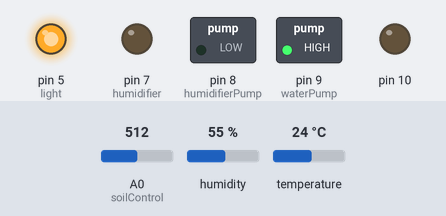
Simulated run of this sketch. Board: Arduino Uno, built with avr-gcc and run on an emulated ATmega328P. Parts: switched loads named in the sketch (green lamp = pin HIGH), output pins drawn as LEDs (lit = HIGH). Inputs (shaded band) come from the test bench; at power-on: A0 (soilControl) = 512, humidity 55 %, temperature 24 °C. Storage starts empty.

Above: at 15.0 s.
Timing chart, 0 to 34.5 s (numbered marks = the images above):
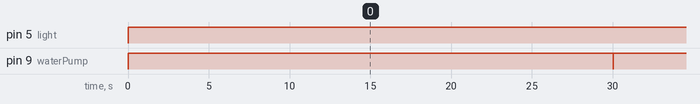

Measured:
- by itself, pin 5 (light): LOW → HIGH at 0.03 s
- by itself, pin 9 (waterPump): alternates HIGH for 30.0 s and LOW for 0.02 s

The sketch:

GreenhouseV0.7.ino
```cpp
#include <TimeLib.h>

#include <SPI.h>
#include <SD.h>
#include "DHT.h"
#include <Wire.h>

const int chipSelect = 4;

#define light 5          // значение пина подсветки
#define waterPump 9      // значение пина поливочного насоса
#define humidifierPump 8 // значение пина насоса подачи воды в увлажнитель воздуха
#define humidifier 7     // значение пина увлажнителя воздуха
// #define ventilation  6 // значение пина кулера вентиляции теплицы

Sd2Card card;
SdVolume volume;
SdFile root;

// #define waterAlert  3 //значение пина сигнализации отсутствия воды в основном баке воды(отключено до приобретения емкостного датчика жидкости)

#define DHTPIN 2          // номер пина, к которому подключен датчик температуры и влажности
#define DHTTYPE DHT22     // выбор типа датчика темп. и влажн.
DHT dht(DHTPIN, DHTTYPE); // создаём объект для работы с датчиком и передаём ему номер пина

#define soilControl A0 // значение пина контроля влажности почвы
// #define TankWaterControl  A1 // контроль уровня воды в основном резервуаре воды (отключено до приобретения емкостного датчика жидкости)
// #define humidifierWaterControl  A2 // контроль уровня воды в резервуаре увлажнителя (отключено до приобретения емкостного датчика жидкости)

// const int ventilationTime = 20;
boolean state = false;

int soilHumidity;

const int dawnHour = 0;    // Час начала светового дня
const int dawnMinute = 0;  // Минута начала светового дня
const int duskHour = 0;    // Час начала световой ночи
const int duskMinute = 10; // Минута начала световой ночи

const int lowAirHumidity = 50;     // нижний порог влажности(сухо)
const int humidifierWorkTime = 30; // время работы увлажнителя воздуха в секундах
const int humidifierPumpTime = 4;  // время работы насоса резервуара увлажнителя в секундах
const int soilHumidityLevel = 135; // значение влажности почвы, при которой включится автополив
const int soilPumpTime = 30;       // время работы насоса полива почвы в секундах

unsigned long startTimeHumidifier = 0; // Переменная для хранения времени старта
bool isHumidifierOn = false;           // Переменная для хранения состояния увлажнителя

unsigned long startTimeSoilPump = 0; // Переменная для хранения времени старта
bool isSoilPumpOn = false;           // Переменная для хранения состояния автополива

unsigned long startTimeHumidifierPump = 0; // Переменная для хранения времени старта
bool isHumidifierPumpOn = false;           // Переменная для хранения состояния увлажнителя

// Переменная для хранения текущего времени суток
boolean isDay = false;

void setup()
{

    // Serial.begin(9600);
    SD.begin(chipSelect);
    dht.begin(); // запуск DHT22

    pinMode(light, OUTPUT);          // инициализация пина света
    pinMode(waterPump, OUTPUT);      // инициализация пина водяного насоса
    pinMode(humidifierPump, OUTPUT); // инициализация пина насоса увлажнителя
    pinMode(humidifier, OUTPUT);     // инициализация пина увлажнителя
    pinMode(SS, OUTPUT);             // инициализация пина модуля SD карты
    // pinMode(ventilation, OUTPUT); //инициализация пина модуля вентиляции(убрано до приобретения сервоприводов заслонок под отверстия для вентиляции и кулеров)
    // pinMode(humidifierWaterControl, INPUT); //инициализация пина контроля уровня воды в увлажнителе
    // pinMode(TankWaterControl, INPUT); //инициализация пина контроля уровня воды в основном баке (отключено до приобретения емкостного датчика жидкости)
    pinMode(soilControl, INPUT); // инициализация пина определения влажности почвы
}

void loop()
{

    int currentHour = hour();
    int currentMinute = minute();

    // Serial.println("Loop at " + String(currentHour) + ":" + String(currentMinute));

    int currentMinutes = currentHour * 60 + currentMinute;

    int h = dht.readHumidity(); // получение значения влажности воздуха
    int t = dht.readTemperature();

    ThatTurnsMeOn(currentMinute);
    CheckSoilHumidity(currentHour, currentMinute);
    CheckHumidity(h, currentHour, currentMinute);

    // delay(60000);
}

void ThatTurnsMeOn(int currentMinute)
{
    int downMinutes = dawnHour * 60 + dawnMinute;
    int duskMinutes = duskHour * 60 + duskMinute;
    bool isDayCycle = (currentMinute >= downMinutes) && (currentMinute <= duskMinutes);
    bool isChanged = isDayCycle != isDay;
    isDay = isDayCycle;

    if (isChanged)
    {

        if (isDayCycle)
        {

            digitalWrite(light, HIGH); // Включаем освещение
        }
        else
        {
            // Световая ночь

            //{ // функция вентиляции вырезана до момента добавления кулеров
            digitalWrite(light, LOW);
            // digitalWrite(ventilation, HIGH);
            // delay(20000);
            // digitalWrite(ventilation, LOW);
            // isDay = false;
            // Serial.println("Day ends at " + String(currentHour) + ":" + String(currentMinute));
        }
    }
}

void SaveToSD(String dataString)
{
    File dataFile = SD.open("datalog.txt", FILE_WRITE);
    // если файл лога SD карты доступен, в него будут записываться данные с датчиков:
    if (dataFile)
    {
        dataFile.println(dataString);
        dataFile.close();
    }
}

void CheckSoilHumidity(int &currentHour, int &currentMinute)
{
    soilHumidity = map(analogRead(soilControl), 0, 255, 0, 99);

    if (soilHumidity >= soilHumidityLevel)
    {
        digitalWrite(waterPump, HIGH);
        delay(soilPumpTime * 1000);
        digitalWrite(waterPump, LOW);
    }

    else
    {
        digitalWrite(waterPump, LOW);
    }

    String soilHumidityLog = "Time from mc startup: " + String(currentHour) + ":" + String(currentMinute) + "Soil humidity:" + String(soilHumidity) + " Soil pump activated";
    // Serial.println(dataString);
    SaveToSD(soilHumidityLog);
}

void CheckHumidity(int &h, int &currentHour, int &currentMinute)
{
    h = dht.readHumidity();
    if (h < lowAirHumidity)
    {
        // если влажность воздуха низкая, будет включаться увлажнитель. влажность можно повысить только в ограниченном пространстве.
        String humidifierLog = "";

        humidifierLog = "Time from mc startup: " + String(currentHour) + ":" + String(currentMinute) + "Air humidity:" + String(h) + "humidifier activated";
        // Serial.println(dataString);
        File dataFile = SD.open("datalog.txt", FILE_WRITE);

        // если файл лога SD карты доступен, в него будут записываться данные с датчиков:
        if (dataFile)
        {
            dataFile.println(humidifierLog);
            dataFile.close();
        }

        digitalWrite(humidifier, HIGH);
        delay(humidifierWorkTime * 1000);

        digitalWrite(humidifier, LOW);
    }
    else
    {
        digitalWrite(humidifier, LOW);
    }
}
```
